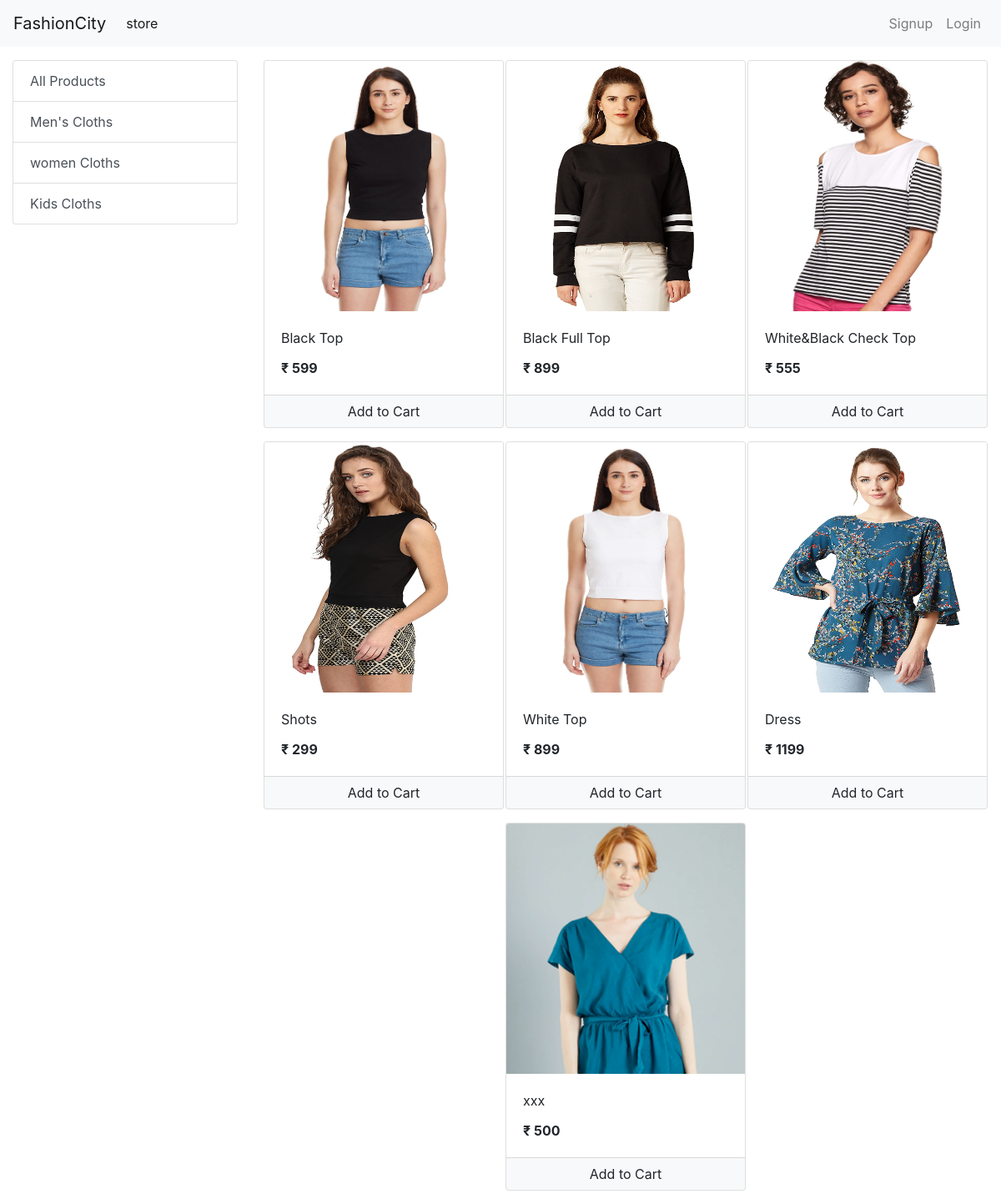
The app's page /?category=5 with its own data.
### FashionXYZ_app/models/category.py (models this page shows, shortened)
class Category(models.Model):
    name = models.CharField(max_length=20)
    @staticmethod
    def get_all_categories():
        return Category.objects.all()

### FashionXYZ_app/models/product.py (models this page shows, shortened)
class Product(models.Model):
    name = models.CharField(max_length=50)
    price = models.IntegerField(default=0)
    category = models.ForeignKey(to=Category, on_delete=models.CASCADE, default=1)
    description = models.CharField(max_length=200, default='', null=True, blank=True)
    image = models.ImageField(upload_to='media')
    @staticmethod
    def get_all_products_by_categoryid(category_id):
        if category_id:
            return Product.objects.filter(category = category_id)
        else:
            return Product.get_all_products()

### FashionXYZ_app/views/home.py (the view, shortened to what this page needs)
# urls.py: path('', Index.as_view(), name='homepage'),
class Index(View):
    def get(self, request):
        cart = request.session.get('cart')
        if not cart:
            request.session['cart'] = {}
        products = None
        categories = Category.get_all_categories()
        categoryID = request.GET.get('category')
        if categoryID:
            products = Product.get_all_products_by_categoryid(categoryID)
        else:
            products = Product.get_all_product();
        data = {}
        data['products'] = products
        data['categories'] = categories
        print('you are : ', request.session.get('email'))
        return render(request, 'index.html', data)

### FashionXYZ_app/templatetags/cart.py (called while the page is built)
@register.filter(name='is_in_cart')
def is_in_cart(product  , cart):
    keys = cart.keys()
    for id in keys:
        if int(id) == product.id:
            return True
    return False;

### FashionXYZ_app/templatetags/custom_filter.py (called while the page is built)
@register.filter(name='currency')
def currency(number):
    return "₹ "+str(number)

### FashionXYZ_app/templates/index.html (shortened to what this page needs)
{% extends 'base.html'%}
{% block content %}
{% load cart %}
{% load custom_filter %}
<div class="container-fluid mt-3">
    <div class="row">
        <div class="col-lg-3 mx-auto">
            <div class="list-group">
                <a href="/" class="list-group-item list-group-item-action">All Products</a>
                {% for category in categories %}
                <a href="/?category={{category.id}}"
                   class="list-group-item list-group-item-action">{{category.name}}</a>
                {% endfor %}
            </div>
        </div>
        <div id='products' class="col-lg-9 mx-auto">
            <div class="row mx-auto">
                {% for product in products %}
                <div class="card mx-auto mb-3" id={{product.id}} style="width: 18rem;">
                    <img class="card-img-top" src="{{product.image.url}}" alt="Card image cap" style="height: 300px;">
                    <div class="card-body">
                        <p class="card-title">{{product.name}}</p>
                        <p class="card-text"><b>{{product.price|currency}}</b></p>
                    </div>
                    <div class="card-footer p-0">
                        {% if product|is_in_cart:request.session.cart %}
                        <div class="row no-gutters" >
                            <form action="/#{{product.id}}" class="col-2 " method="post">
								{% csrf_token %}
                                <input hidden type="text" name='product' value='{{product.id}}'>
                                <input hidden type="text" name='remove' value='True'>
								<input type="submit" value=" - " class="btn btn-block btn-secondary">
							</form>
                            <div class="text-center col">{{product|cart_quantity:request.session.cart}} in cart</div>
                            <form action="/#{{product.id}}" class="col-2 " method="post">
								{% csrf_token %}
								<input hidden type="text" name='product' value='{{product.id}}'>
								<input type="submit" value=" + " class="btn btn-block btn-secondary">
							</form>
                        </div>
                        {% else %}
                        <form action="/#{{product.id}}" method="POST" class="btn-block">
                            <input type="submit" class="float-right btn btn-light broder  form-control" value="Add to Cart">
                        </form>
                        {% endif %}
                    </div>
                </div>
                {% endfor %}
            </div>
        </div>
    </div>
</div>
{% endblock %}

### records on screen
Category: name "Men's Cloths"
Category: name "women Cloths"
Category: name "Kids Cloths"
Product: image (picture), name "Black Top", price "₹ 599"
Product: image (picture), name "Black Full Top", price "₹ 899"
Product: {{ product.id }} 18 (drawn), image (picture), name "White&Black Check Top", price "₹ 555"
Product: image (picture), name "Shots", price "₹ 299"
Product: image (picture), name "White Top", price "₹ 899"
Product: image (picture), name "Dress", price "₹ 1199"
Product: image (picture), name "xxx", price "₹ 500"
